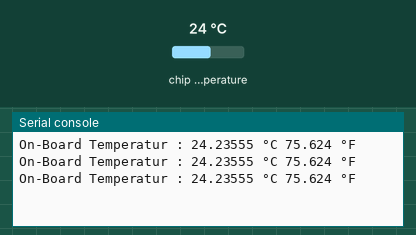
Simulated run of this program. Board: Raspberry Pi Pico running MicroPython. Shown: the last lines printed to the serial console. The test bench sets the inputs (shaded band); at power-on: chip temperature 24 °C.

Above: at 1.2 s.
1.3 s: chip temperature set to 1 °C
At 1.9 s:
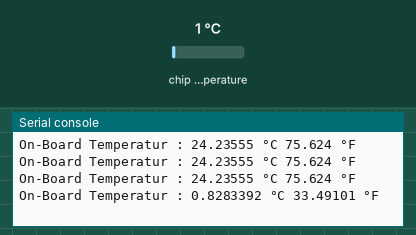
2.8 s: chip temperature set to 11 °C
At 3.4 s:
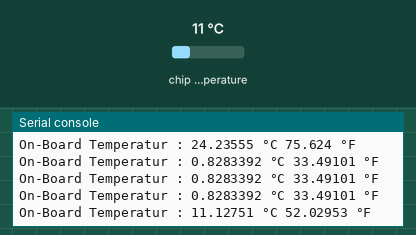
Timing chart, 0 to 5.8 s (numbered marks = the images above; inputs shaded):
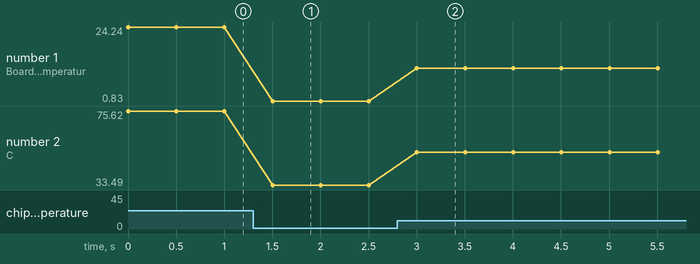

The program:

2_3_Onboard_Temperatur.py
```python
"""
MicroPython-Programm zur Darstellung des Onboard Temperatursensors
und normierte Ausgabe der Anzeige auf °C bzw. °F in der Konsole
Stand 26. Juli 2023 - Python 3.7 mit MicroPython Extension auf PyBoard (Pico)
"""
import machine
import time
adc = machine.ADC(4)
while True:
    ADC_spannung = adc.read_u16() * (3.3 / 65535)
    temp_in_celsius = 27 - (ADC_spannung - 0.706)/0.001721
    temp_in_fahrenheit = 32+(1.8*temp_in_celsius)
    print("On-Board Temperatur : {} °C {} °F".format(temp_in_celsius, temp_in_fahrenheit))
    time.sleep_ms(500)
```

Measured:
- after the input at 1.3 s, the serial console: prints a new line after 0.20 s (image 1)
- after the input at 2.8 s, the serial console: prints a new line after 0.20 s (image 2)
- plotted number 1: 24.24 → 0.83 after the input at 1.3 s, 0.83 → 11.13 after the input at 2.8 s
- plotted number 2: 75.62 → 33.49 after the input at 1.3 s, 33.49 → 52.03 after the input at 2.8 s
